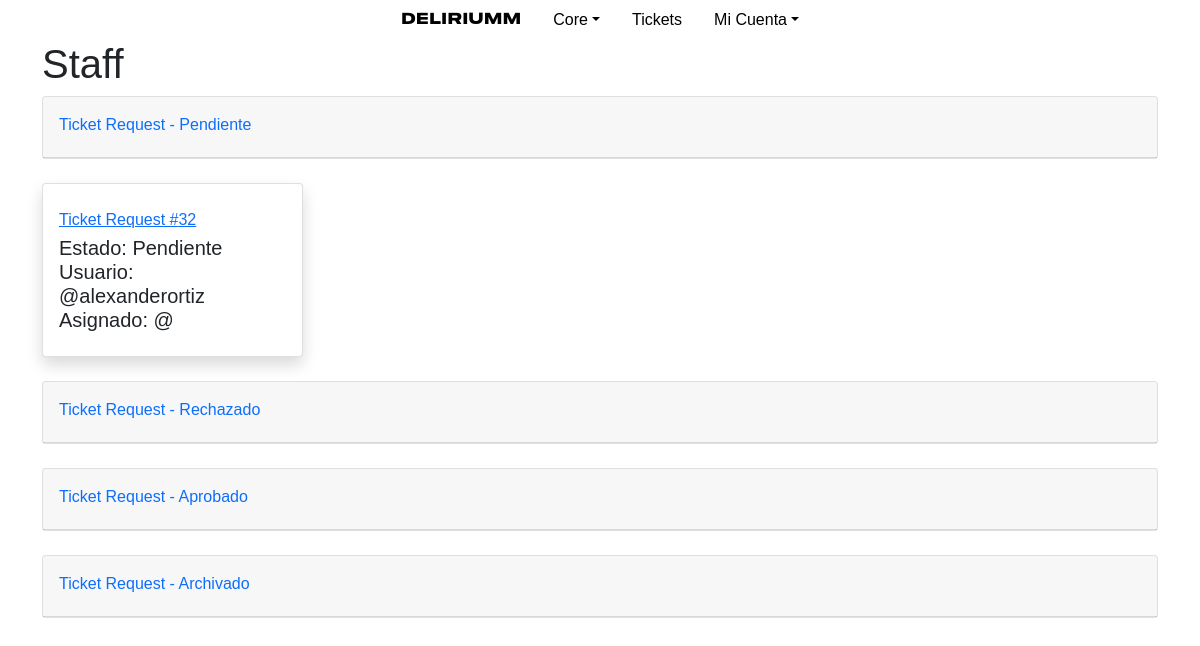
The app's page /core/staff/ (signed in), older data.
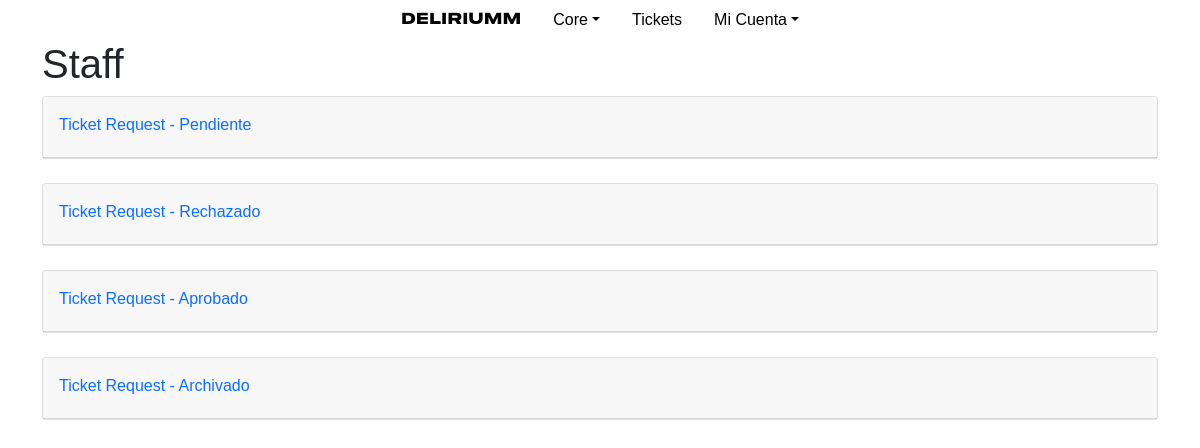
The same page, newer data.
### tickets/models.py (models this page shows, shortened)
class TicketRequest(models.Model):
    user = models.ForeignKey(User, on_delete=models.CASCADE)
    event = models.ForeignKey(Event, on_delete=models.CASCADE)
    context = models.CharField(max_length=300, blank=True)
    q_tickets = models.IntegerField(verbose_name="Tickets")
    reference = models.CharField(max_length=150, default="none")
    client = models.CharField(max_length=50, default="none")
    total = models.IntegerField(verbose_name="Total", default="0")
    created = models.DateTimeField(auto_now=True)
    staff_asigned = models.CharField(max_length=30, default="none")
    comprobante = models.FileField(upload_to='uploads/comprobantes/', blank=True)
    PAYMENTS = (
        ("CASH", "Efectivo"),
        ("CARD", "Tarjeta"),
        ("TRANSFER", "Transferencía"),
        ("DEPOSIT", "Deposíto"),
    )
    payment_method = models.CharField(
        max_length=20,
        choices=PAYMENTS,
        default='CASH',
    )
    STATUS = (
        ("PE", "Pendiente"),
        ("RE", "Rechazado"),
        ("VA", "Aprobado"),
        ("AR", "Archivado"),
    )
    status = models.CharField(
        max_length=2,
        choices=STATUS,
        default='PE',
    )

### core/views.py (the view)
# urls.py: path("staff/", views.staff_view, name="staff_view"),
def staff_view(request):
    if not request.user.is_authenticated:
        return HttpResponseRedirect(reverse("users:login"))
    usercore = get_object_or_404(UserCore, user=request.user)
    if request.user.has_perm('users.can_view_staff') or request.user.has_perm('users.can_view_admin'):
        return render(request, "core/staff/index.html", {
            "tickets_pe": TicketRequest.objects.filter(status="PE"),
            "tickets_re": TicketRequest.objects.filter(status="RE"),
            "tickets_va": TicketRequest.objects.filter(status="VA"),
            "tickets_ar": TicketRequest.objects.filter(status="AR"),
            "last_ticket": usercore.last_ticket_request_see,
        })
    else:
        return HttpResponseRedirect(reverse('users:login'))

### core/templates/core/staff/index.html (shortened to what this page needs)
{% extends 'core/layout_1.html' %}
{% block head %}
{% load static %}
{% endblock %}
{% block body %}
<h1>Staff</h1>
<div class="card mb-4">
    <div class="card-header py-3">
        <div class="row justify-content-between">
            <div class="text-xs font-weight-bold text-primary mb-1">
                Ticket Request - Pendiente
            </div>
        </div>
    </div>
</div>
<div class="row">
{% for ticket in tickets_pe %}
    <div class="col-xl-3 col-md-6 mb-4">
        <div class="card border-left-primary shadow h-100 py-2">
            <div class="card-body">
                <div class="row no-gutters align-items-center">
                    <div class="col mr-2">
                        <div class="text-xs font-weight-bold text-primary mb-1">
                            <a href="{% url 'tickets:request_view' ticket.pk %}">Ticket Request #{{ ticket.pk }}</a></div>
                        <div class="h5 mb-0 font-weight-bold text-gray-800">Estado: {{ ticket.get_status_display }}</div>
                        <div class="h5 mb-0 font-weight-bold text-gray-800">Usuario: @{{ ticket.user.username }}</div>
                        <div class="h5 mb-0 font-weight-bold text-gray-800">Asignado: @{{ ticketrequest.staff_asigned }}</div>
                    </div>
                </div>
            </div>
        </div>
    </div>
{% endfor %}
</div>
<div class="card mb-4">
    <div class="card-header py-3">
        <div class="row justify-content-between">
            <div class="text-xs font-weight-bold text-primary mb-1">
                Ticket Request - Rechazado
            </div>
        </div>
    </div>
</div>
    <div class="card mb-4">
        <div class="card-header py-3">
            <div class="row justify-content-between">
                <div class="text-xs font-weight-bold text-primary mb-1">
                    Ticket Request - Aprobado
                </div>
            </div>
        </div>
    </div>
        <div class="card mb-4">
    <div class="card-header py-3">
        <div class="row justify-content-between">
            <div class="text-xs font-weight-bold text-primary mb-1">
                Ticket Request - Archivado
            </div>
        </div>
    </div>
</div>
{% endblock body %}

Row changes from the older to the newer data that the page shows:
removed TicketRequest: pk "32", status "Pendiente", user.username "alexanderortiz"
